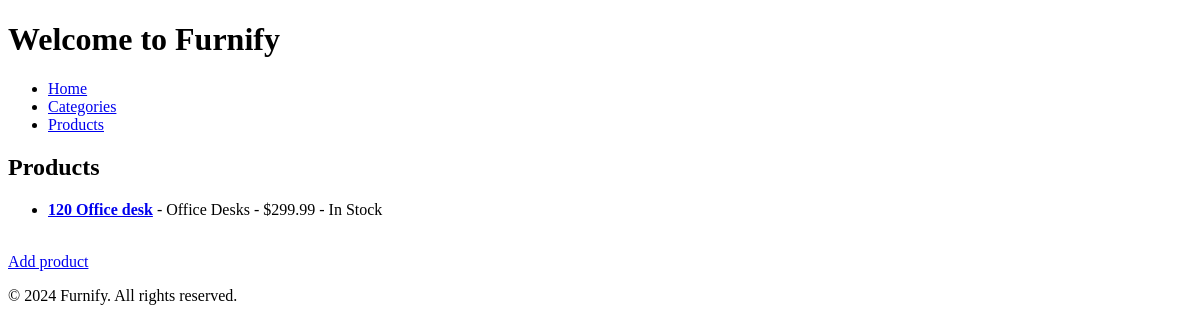
Page /inventory/products/ on the earlier database version.
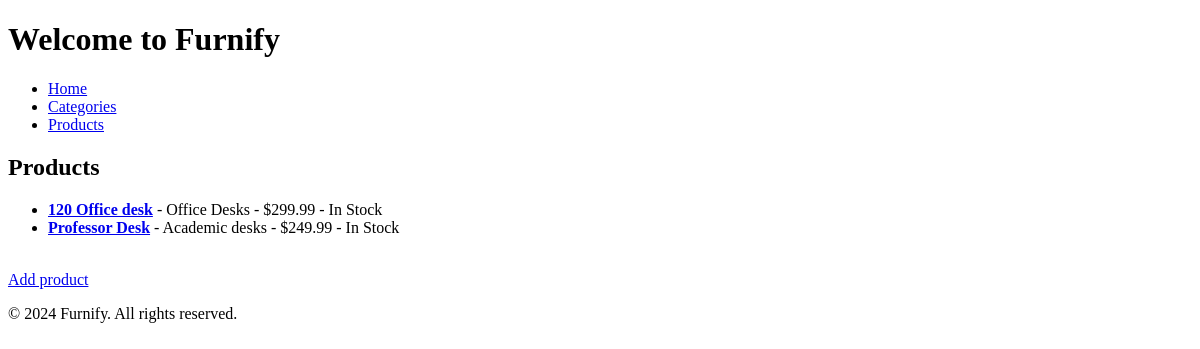
Same page on the later database version.
### apps/inventory/models.py (models this page shows, shortened)
class Product(models.Model):
    name: str = models.CharField(
        'name',
        max_length=200,
        help_text="Name of the product."
    )
    slug: str = models.SlugField(
        'slug',
        max_length=200,
        unique=True,
        blank=True,
        help_text="URL-friendly identifier for SEO (must be unique)."
    )
    category: Category = models.ForeignKey(
        Category,
        verbose_name='category',
        on_delete=models.PROTECT,
        related_name='products',
        help_text="Category to which this product belongs."
    )
    description: str = models.TextField(
        'description',
        blank=True,
        help_text="Detailed description of the product."
    )
    price: float = models.DecimalField(
        'price',
        max_digits=10,
        decimal_places=2,
        help_text="Price of the product."
    )
    photo: str = models.ImageField(
        'photo',
        upload_to='products/',
        blank=True,
        help_text="Image of the product."
    )
    stock: int = models.PositiveIntegerField(
        'stock',
        default=0,
        help_text="Current stock level of the product."
    )
    created_at: datetime.datetime = models.DateTimeField(auto_now_add=True)
    updated_at: datetime.datetime = models.DateTimeField(auto_now=True)
    class Meta:
        verbose_name = "Product"
        verbose_name_plural = "Products"
        ordering = ['name']
    def get_absolute_url(self) -> str:
        return reverse('inventory:product_details', kwargs={'slug': self.slug})

class Category(models.Model):
    name: str = models.CharField(
        'name',
        max_length=100,
        unique=True,
        help_text="Name of the category (must be unique)."
    )
    slug: str = models.SlugField(
        'slug',
        max_length=100,
        unique=True,
        blank=True,
        help_text="URL-friendly identifier for SEO (must be unique)."
    )
    description: str = models.TextField(
        'description',
        blank=True, # The field is optional in forms.
        help_text="Detailed description of the category."
    )
    parent: Category | None = models.ForeignKey(
        'self',
        verbose_name='parent category',
        null=True,     # Allows the value in the database to be NULL (for root categories).
        blank=True,    # Allows the field to be empty in forms.
        related_name='children', # Allows accessing subcategories with `category.children.all()`.
        on_delete=models.PROTECT, # NEW CONCEPT: Prevents deletion if it has children.
        help_text="Parent category to which this subcategory belongs."
    )
    created_at: datetime.datetime = models.DateTimeField(auto_now_add=True)
    updated_at: datetime.datetime = models.DateTimeField(auto_now=True)
    class Meta:
        verbose_name = "Category"
        verbose_name_plural = "Categories"
        ordering = ['name']

### apps/inventory/views.py (the view)
# urls.py: path('products/', views.ProductListView.as_view(), name='product_list'),
class ProductListView(ListView):
    model = Product
    template_name = 'inventory/product_list.html'
    context_object_name = 'products'
    def get_queryset(self):
        return Product.objects.select_related('category')

### apps/inventory/templates/inventory/product_list.html (shortened to what this page needs)
{% extends 'base.html' %}
{% block content %}
<h2>Products</h2>
<ul>
    {% for product in products %}
    <li>
        <strong><a href="{{ product.get_absolute_url }}">{{ product.name }}</a></strong>
        - {{ product.category.name }}
        - ${{ product.price }}
        - {% if product.stock > 0 %}In Stock{% else %}Out of Stock{% endif %}
    </li>
    {% empty %}
    <li>No products available.</li>
    {% endfor %}
</ul>
<br>
<a href="{% url 'inventory:product_add' %}">Add product</a>
{% endblock %}

### templates/base.html (shortened to what this page needs)
<!DOCTYPE html>
<html lang="en">
<head>
</head>
<body>
    <div class="main-container">
        <header class="header">
            <h1>
                {% block header %}Welcome to Furnify{% endblock %}
            </h1>
        </header>
        <nav>
            {% block nav %}
            {% include 'partials/_navbar.html' %}
            {% endblock %}
        </nav>
        <main class="content">
            {% block content %}{% endblock %}
        </main>
        <footer class="footer">
            {% block footer %}
            <p>&copy; 2024 Furnify. All rights reserved.</p>
            {% endblock %}
        </footer>
    </div>
</body>
</html>

### templates/partials/_navbar.html
<nav>
    <ul>
        <li><a href="{% url 'inventory:inventory_home' %}">Home</a></li>
        <li><a href="{% url 'inventory:category_list' %}">Categories</a></li>
        <li><a href="{% url 'inventory:product_list' %}">Products</a></li>
    </ul>
</nav>

Differences in the rows shown:
added Product: name "Professor Desk", category.name "Academic desks", price "249.99", stock "In Stock"
